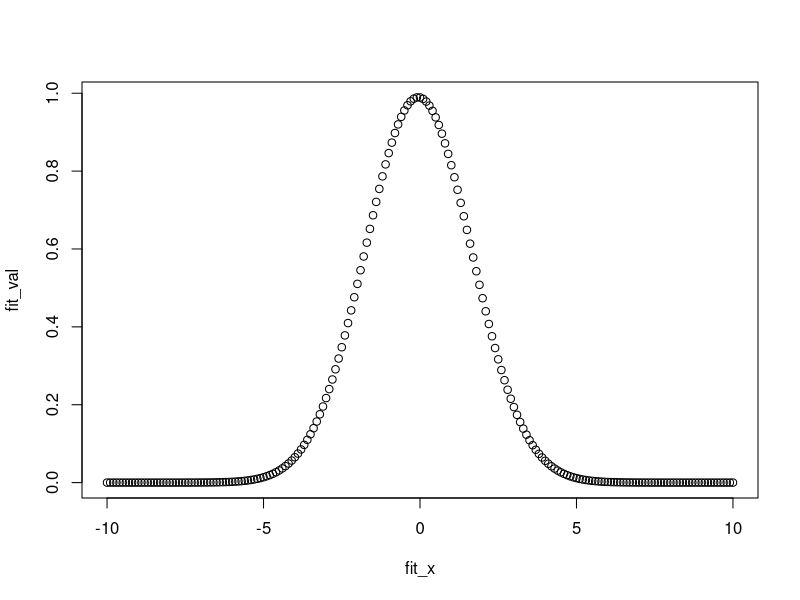
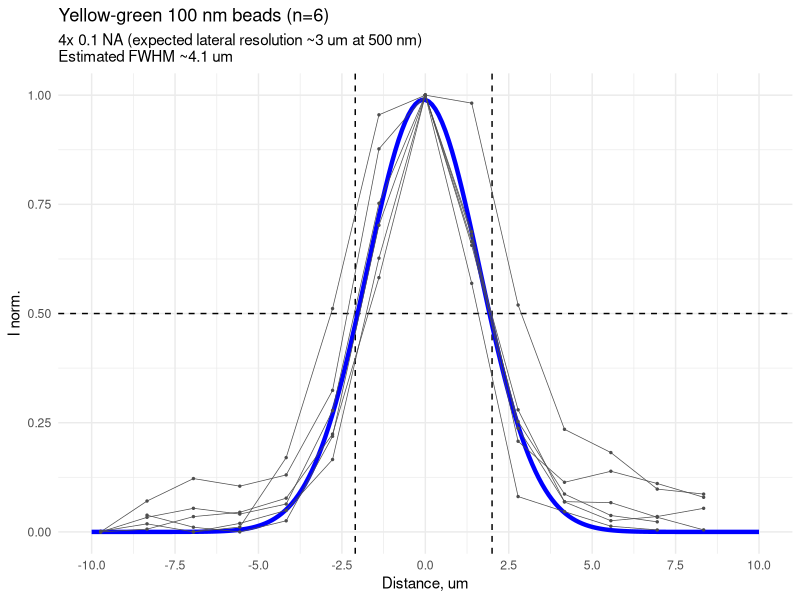

Generate these figures, in order, with R:

require(dplyr)
require(tidyr)
require(purrr)
require(rstatix)
require(ggplot2)
require(ggpubr)

setwd('/home/wisstock/bio_note/projects/PhD/10_SPIM_UC2/exp/25_03_28_T-SPIM_1st_beads')

df <- rbind(read.csv('bead_stat/bead_01.csv') %>% mutate(bead = '01'),
            read.csv('bead_stat/bead_02.csv') %>% mutate(bead = '02'),
            read.csv('bead_stat/bead_03.csv') %>% mutate(bead = '03'),
            read.csv('bead_stat/bead_04.csv') %>% mutate(bead = '04'),
            read.csv('bead_stat/bead_05.csv') %>% mutate(bead = '05'),
            read.csv('bead_stat/bead_06.csv') %>% mutate(bead = '06')) %>%
      mutate(bead = as.factor(bead)) %>%
      group_by(bead) %>%
      mutate(norm = (int-min(int))/(max(int)-min(int)),
             px_adj = case_when(bead == '01' ~ px-1,
                                bead == '02' ~ px+1,
                                bead == '03' ~ px-1,
                                bead == '04' ~ px-1,
                                bead == '05' ~ px-2,
                                bead == '06' ~ px,)) %>%
      ungroup()

px.size <- 5.56 / 4


##### GAUSSIAN FIT #####
df.peak <- df %>% filter(px_adj > -2, px < 14) %>%
  mutate(px_norm = px_adj - 6,
         px_size = px_norm * px.size)

px.median <- df.peak %>%
  group_by(px_adj) %>%
  mutate(norm_median = median(norm)) %>%
  ungroup() %>%
  select(px_size, norm_median) %>%
  distinct()

fitG = function(x,y,mu,sig,scale){
    f = function(p){
      d = p[3]*dnorm(x,mean=p[1],sd=p[2])
      sum((d-y)^2)
    }
    optim(c(mu,sig,scale),f)
  }

px.fit <- fitG(x = px.median$px_size, y = px.median$norm_median,
               mu = 0, sig = 2, scale = 1)
px.fit$par

fit_x <- seq(-10,10, 0.1)
fit_val <- dnorm(fit_x,
                 mean = px.fit$par[1],
                 sd = px.fit$par[2]) * px.fit$par[3]
plot(fit_x, fit_val)

df.g.fit <- data.frame(x = fit_x, y = fit_val)

##### PLOT #####
ggplot(df.peak, aes(x = px_size, y = norm)) +
  geom_hline(yintercept = 0.5, linetype = 2) +
  geom_vline(xintercept = 2, linetype = 2) +
  geom_vline(xintercept = -2.1, linetype = 2) +
  geom_line(data = df.g.fit, aes(x = x, y = y), color = 'blue', size = 1.5) +
  geom_line(aes(group = bead), size = 0.25, color = 'grey30') +
  geom_point(aes(group = bead), size = 0.5, color = 'grey30') +
  # stat_summary(fun = median,
  #              geom = 'line', size = 1, color = 'grey25') +
  # stat_summary(fun = median,
  #              geom = 'point', size = 1.5, color = 'grey25') +
  # stat_summary(fun.min = function(z) { quantile(z,0.25) },
  #              fun.max = function(z) { quantile(z,0.75) },
  #              fun = median,
  #              geom = 'ribbon', size = 0, alpha = .25, color = 'grey25') +
  scale_x_continuous(breaks = seq(-10, 10, 2.5),
                     limits = c(-10, 10)) +
  theme_minimal() +
  theme(legend.position = 'none') +
  labs(y = 'I norm.', x = 'Distance, um',
       title = 'Yellow-green 100 nm beads (n=6)',
       subtitle = '4x 0.1 NA (expected lateral resolution ~3 um at 500 nm) \nEstimated FWHM ~4.1 um')
